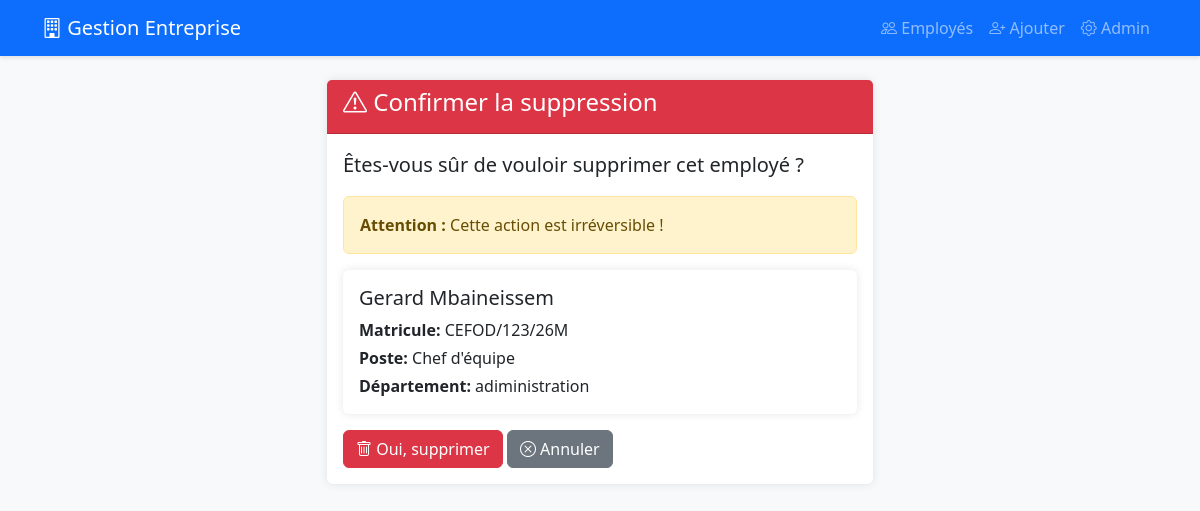
Screenshot of /employes/2/supprimer/ with the database file from the repository.
### gestion_emp/models.py (models this page shows, shortened)
class Employe(models.Model):
    GENRE_CHOICES = [
        ('M', 'Masculin'),
        ('F', 'Féminin'),
    ]
    STATUT_CHOICES = [
        ('actif', 'Actif'),
        ('conge', 'En congé'),
        ('suspendu', 'Suspendu'),
        ('demission', 'Démission'),
    ]
    POSTE_CHOICES = [
        ('directeur', 'Directeur'),
        ('manager', 'Manager'),
        ('chef_equipe', 'Chef d\'équipe'),
        ('employe', 'Employé'),
        ('stagiaire', 'Stagiaire'),
    ]
    matricule = models.CharField(max_length=20, unique=True, verbose_name="Matricule")
    nom = models.CharField(max_length=100, verbose_name="Nom")
    prenom = models.CharField(max_length=100, verbose_name="Prénom")
    genre = models.CharField(max_length=1, choices=GENRE_CHOICES, verbose_name="Genre")
    date_naissance = models.DateField(verbose_name="Date de naissance")
    lieu_naissance = models.CharField(max_length=100, verbose_name="Lieu de naissance")
    telephone_regex = RegexValidator(regex=r'^\+?1?\d{8,15}$', message="Numéro de téléphone invalide")
    telephone = models.CharField(validators=[telephone_regex], max_length=17, verbose_name="Téléphone")
    email = models.EmailField(unique=True, verbose_name="Email")
    adresse = models.TextField(verbose_name="Adresse")
    poste = models.CharField(max_length=50, choices=POSTE_CHOICES, verbose_name="Poste")
    departement = models.CharField(max_length=100, verbose_name="Département")
    date_embauche = models.DateField(verbose_name="Date d'embauche")
    salaire_base = models.DecimalField(max_digits=10, decimal_places=2, verbose_name="Salaire de base")
    statut = models.CharField(max_length=20, choices=STATUT_CHOICES, default='actif', verbose_name="Statut")
    date_creation = models.DateTimeField(auto_now_add=True, verbose_name="Date de création")
    date_modification = models.DateTimeField(auto_now=True, verbose_name="Dernière modification")
    class Meta:
        verbose_name = "Employé"
        verbose_name_plural = "Employés"
        ordering = ['-date_embauche']
    def get_nom_complet(self):
        return f"{self.prenom} {self.nom}"

### gestion_emp/views.py (the view)
# urls.py: path('<int:pk>/supprimer/', views.supprimer_employe, name='supprimer_employe'),
def supprimer_employe(request, pk):
    employe = get_object_or_404(Employe, pk=pk)
    if request.method == 'POST':
        employe.delete()
        messages.success(request, 'Employé supprimé avec succès!')
        return redirect('liste_employes')
    context = {
        'employe': employe
    }
    return render(request, 'gestion_emp/confirmer_suppression.html', context)

### gestion_emp/templates/gestion_emp/confirmer_suppression.html (shortened to what this page needs)
{% extends 'gestion_emp/base.html' %}
{% block content %}
<div class="row justify-content-center">
    <div class="col-md-6">
        <div class="card border-danger">
            <div class="card-header bg-danger text-white">
                <h4><i class="bi bi-exclamation-triangle"></i> Confirmer la suppression</h4>
            </div>
            <div class="card-body">
                <p class="lead">Êtes-vous sûr de vouloir supprimer cet employé ?</p>
                <div class="alert alert-warning">
                    <strong>Attention :</strong> Cette action est irréversible !
                </div>
                <div class="card mb-3">
                    <div class="card-body">
                        <h5>{{ employe.get_nom_complet }}</h5>
                        <p class="mb-1"><strong>Matricule:</strong> {{ employe.matricule }}</p>
                        <p class="mb-1"><strong>Poste:</strong> {{ employe.get_poste_display }}</p>
                        <p class="mb-0"><strong>Département:</strong> {{ employe.departement }}</p>
                    </div>
                </div>
                <form method="post">
                    <button type="submit" class="btn btn-danger">
                        <i class="bi bi-trash"></i> Oui, supprimer
                    </button>
                    <a href="{% url 'detail_employe' employe.pk %}" class="btn btn-secondary">
                        <i class="bi bi-x-circle"></i> Annuler
                    </a>
                </form>
            </div>
        </div>
    </div>
</div>
{% endblock %}

### gestion_emp/templates/gestion_emp/base.html (style rules this page uses)
body { background-color: #f8f9fa; }
.card { box-shadow: 0 0 10px rgba(0,0,0,.1); border: none; }

### rows the page displays
Employe: get_nom_complet "Gerard Mbaineissem", matricule "CEFOD/123/26M", poste "Chef d'équipe", departement "adiministration"
